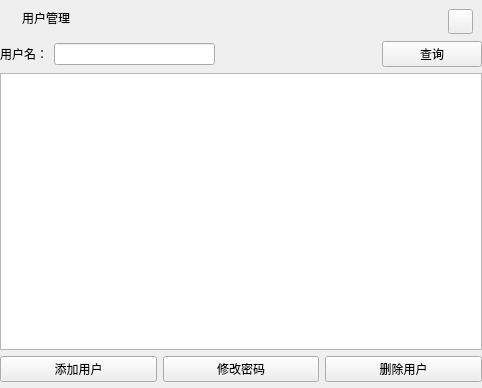
<?xml version="1.0" encoding="UTF-8"?>
<ui version="4.0">
 <class>UserManageWgt</class>
 <widget class="QWidget" name="UserManageWgt">
  <property name="geometry">
   <rect>
    <x>0</x>
    <y>0</y>
    <width>482</width>
    <height>388</height>
   </rect>
  </property>
  <property name="windowTitle">
   <string>Form</string>
  </property>
  <layout class="QGridLayout" name="gridLayout">
   <property name="leftMargin">
    <number>0</number>
   </property>
   <property name="topMargin">
    <number>0</number>
   </property>
   <property name="rightMargin">
    <number>0</number>
   </property>
   <property name="bottomMargin">
    <number>6</number>
   </property>
   <item row="0" column="0">
    <widget class="QWidget" name="widget_title" native="true">
     <property name="maximumSize">
      <size>
       <width>16777215</width>
       <height>35</height>
      </size>
     </property>
     <layout class="QGridLayout" name="gridLayout_2">
      <item row="0" column="0">
       <widget class="QLabel" name="lab_Ico">
        <property name="text">
         <string/>
        </property>
       </widget>
      </item>
      <item row="0" column="1">
       <widget class="QLabel" name="label_9">
        <property name="text">
         <string>用户管理</string>
        </property>
       </widget>
      </item>
      <item row="0" column="2">
       <spacer name="horizontalSpacer_3">
        <property name="orientation">
         <enum>Qt::Horizontal</enum>
        </property>
        <property name="sizeHint" stdset="0">
         <size>
          <width>488</width>
          <height>20</height>
         </size>
        </property>
       </spacer>
      </item>
      <item row="0" column="3">
       <widget class="QPushButton" name="btnMenu_Close">
        <property name="sizePolicy">
         <sizepolicy hsizetype="Fixed" vsizetype="Fixed">
          <horstretch>0</horstretch>
          <verstretch>0</verstretch>
         </sizepolicy>
        </property>
        <property name="minimumSize">
         <size>
          <width>25</width>
          <height>25</height>
         </size>
        </property>
        <property name="maximumSize">
         <size>
          <width>25</width>
          <height>25</height>
         </size>
        </property>
        <property name="text">
         <string/>
        </property>
       </widget>
      </item>
     </layout>
    </widget>
   </item>
   <item row="1" column="0">
    <layout class="QHBoxLayout" name="horizontalLayout">
     <item>
      <widget class="QLabel" name="label">
       <property name="text">
        <string>用户名：</string>
       </property>
      </widget>
     </item>
     <item>
      <widget class="QLineEdit" name="lineEdit_UserName"/>
     </item>
     <item>
      <spacer name="horizontalSpacer">
       <property name="orientation">
        <enum>Qt::Horizontal</enum>
       </property>
       <property name="sizeHint" stdset="0">
        <size>
         <width>40</width>
         <height>20</height>
        </size>
       </property>
      </spacer>
     </item>
     <item>
      <widget class="QPushButton" name="btn_SearchUser">
       <property name="minimumSize">
        <size>
         <width>100</width>
         <height>0</height>
        </size>
       </property>
       <property name="text">
        <string>查询</string>
       </property>
      </widget>
     </item>
    </layout>
   </item>
   <item row="2" column="0">
    <widget class="QTableWidget" name="m_UserTable"/>
   </item>
   <item row="3" column="0">
    <layout class="QHBoxLayout" name="horizontalLayout_2">
     <item>
      <widget class="QPushButton" name="btn_AddUser">
       <property name="text">
        <string>添加用户</string>
       </property>
      </widget>
     </item>
     <item>
      <widget class="QPushButton" name="btn_ChangePwd">
       <property name="text">
        <string>修改密码</string>
       </property>
      </widget>
     </item>
     <item>
      <widget class="QPushButton" name="btn_DeleteUser">
       <property name="text">
        <string>删除用户</string>
       </property>
      </widget>
     </item>
    </layout>
   </item>
  </layout>
 </widget>
 <resources/>
 <connections/>
</ui>
